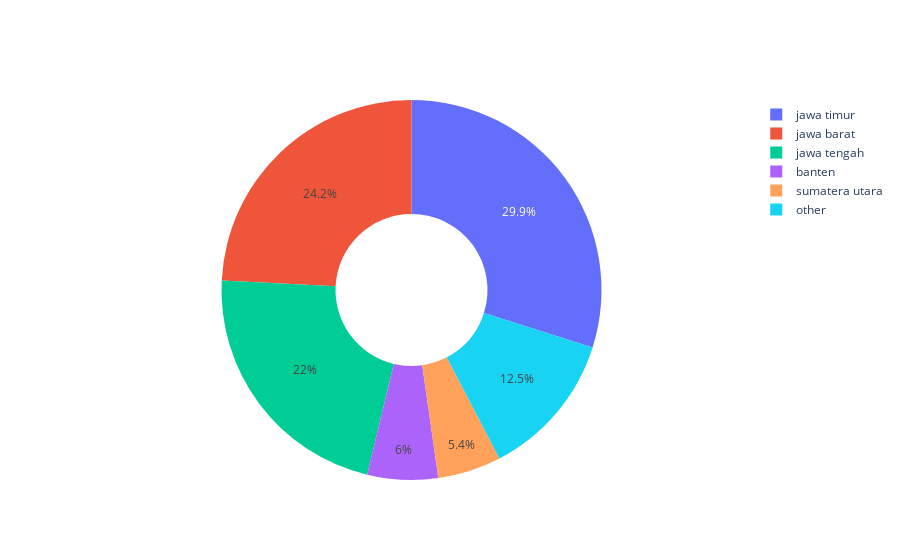

Notebook source saved alongside this figure:
### Code cell
# Grafik persentase profit dari setiap provinsi

import plotly.graph_objects as go

fig = go.Figure(data=[go.Pie(labels=new_data_prop['provinsi'], 
                             values=new_data_prop['subtotal'], hole=.4, sort=False)])

fig.show()

### Figure 1 — Plotly figure (JSON) as saved in the notebook; plotly's stock layout.template omitted (floating-point values rounded to 4 significant figures)
{"data": [{"hole": 0.4, "labels": ["jawa timur", "jawa barat", "jawa tengah", "banten", "sumatera utara", "other"], "sort": false, "type": "pie", "values": [859829724000, 696421256760, 634121228160, 172677498240, 155446601320, 358226366240]}], "layout": {}}
